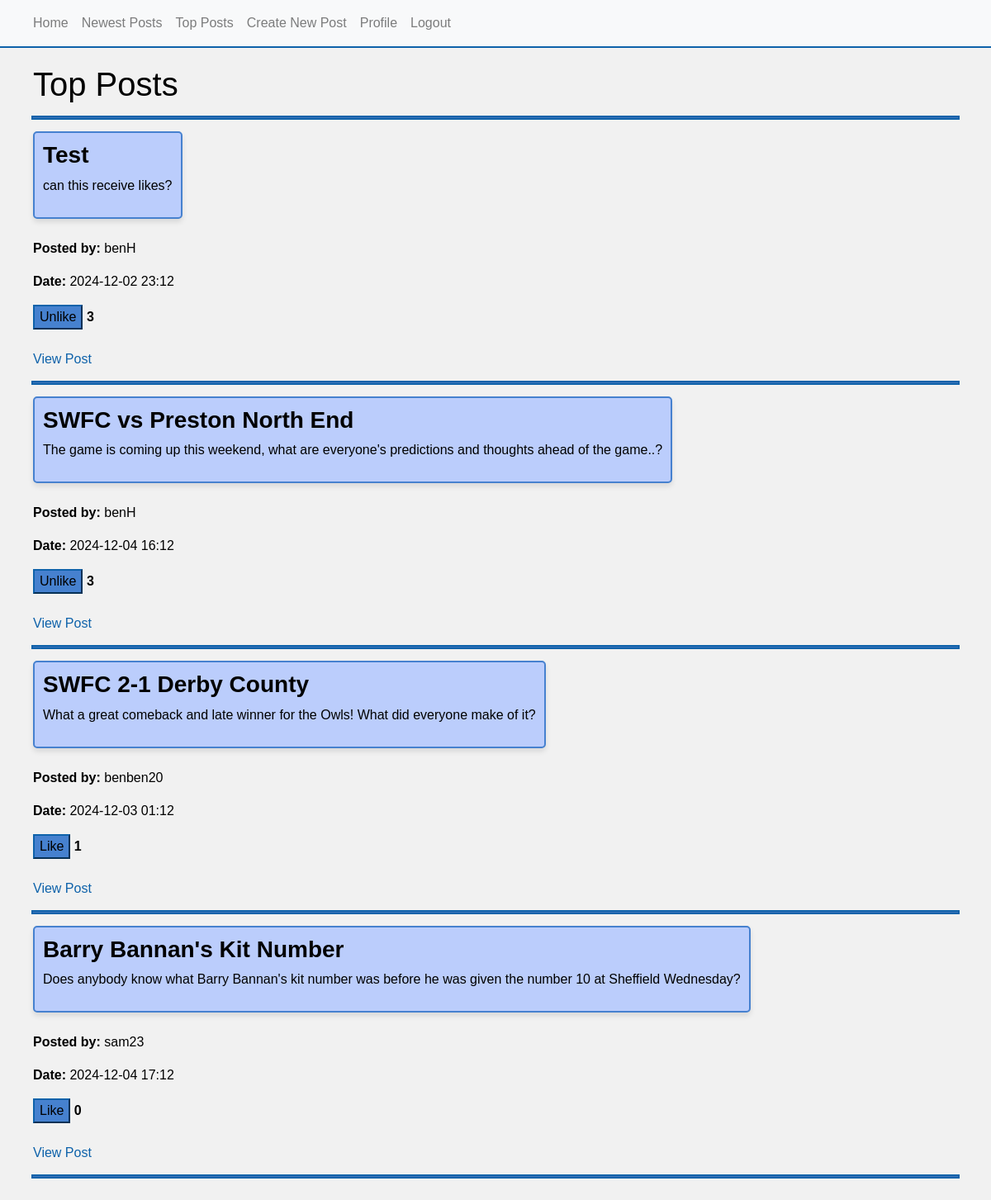
The app's page /top_posts (signed in) with its own data.
### app/models.py (models this page shows, shortened)
class Post(db.Model):
    id = db.Column(db.Integer, primary_key=True) # Primary key
    title = db.Column(db.String(100), nullable=False) # Title of post
    content = db.Column(db.Text, nullable=False) # Content of post
    post_date = db.Column(db.DateTime, default=datetime.utcnow) # Date and time of post
    user_id = db.Column(db.Integer, db.ForeignKey('user.id'), nullable=False) # Foreign key linking to user of the post
    replies = db.relationship('Reply', backref='post', lazy=True) # One-to-many relationship
    likes_count = db.Column(db.Integer, default=0) # Tracks number of likes on a post
    user_likes = db.relationship('User', secondary=likes, back_populates='liked_posts') # Many-to-many relationship

class User(db.Model, UserMixin):
    id = db.Column(db.Integer, primary_key=True) # Primary key
    username = db.Column(db.String(30), unique=True, nullable=False) # Unique username
    email = db.Column(db.String(100), unique=True, nullable=False) # Unique email
    hashed_password = db.Column(db.String(100), nullable=False) # Hash for secure password
    posts = db.relationship('Post', backref='author', lazy=True) # One-to-many relationship
    replies = db.relationship('Reply', backref='author', lazy=True) # One-to-many relationship
    liked_posts = db.relationship('Post', secondary=likes, back_populates='user_likes') # Many-to-many relationship

### app/views.py (the view)
@app.route('/top_posts', methods=['GET'])
def top_posts():
   posts = Post.query.order_by(Post.likes_count.desc()).all()
   liked_posts = [post.id for post in posts if current_user in post.user_likes]
   return render_template('view_posts.html', posts=posts, liked_posts=liked_posts, filter="top")

### app/__init__.py (called while the page is built)
@login_manager.user_loader
def load_user(user_id):
    return User.query.get(int(user_id))

### app/templates/view_posts.html (shortened to what this page needs)
{% extends "base.html" %}
{% block content %}
<h1>
   {% if filter == "new" %}
      Newest Posts
   {% else %}
      Top Posts
   {% endif %}
</h1>
<hr>
<div >
    {% for post in posts %}
    <div>
        <div class="post-group">
           <h3><b>{{ post.title }}</b></h3>
           <p>{{ post.content }}</p>
        </div class="post-group">
        <br>
        <br>
        <p><b>Posted by:</b> {{ post.author.username }}</p>
        <p><b>Date:</b> {{ post.post_date.strftime('%Y-%m-%d %H:%m') }}</p>
        <button class="like-btn {% if post.id in liked_posts %}liked{% endif %}" data-post-id="{{ post.id }}" aria-label="Like this post">
           {% if post.id in liked_posts %}Unlike{% else %}Like{% endif %}
        </button>
        <b><span id="like-count-{{ post.id }}">{{ post.likes_count or 0}}</span></b>
        <br>
        <br>
        <a href="{{ url_for('view_post', post_id=post.id) }}">View Post</a>
    </div>
    <hr>
    {% endfor %}
</div>
{% endblock %}

### app/static/style.css (style rules this page uses)
body { font-family: 'Arial', sans-serif; color: #000000; background-color: #f1f1f1; }
button, .like-btn { background-color: #4681cf; border-color: #0e62aa; }
a { color: #0e62aa; text-decoration: none; }
hr { background-color: #4681cf; outline: 2px solid #0e62aa; }
.post-group { background-color: #bbcdfc; display: inline-block; padding: 10px; border-radius: 5px; border: 2px solid #4681cf; box-shadow: 0 4px 6px rgba(0, 0, 0, 0.1); }

### records on screen
Post: title "Test", content "can this receive likes?", author.username "benH", post_date "2024-12-02 23:12", shows "Unlike", likes_count "3"
Post: title "SWFC vs Preston North End", content "The game is coming up this weekend, what are everyone's predictions and thoughts ahead of the game..?", author.username "benH", post_date "2024-12-04 16:12", shows "Unlike", likes_count "3"
Post: title "SWFC 2-1 Derby County", content "What a great comeback and late winner for the Owls! What did everyone make of it?", author.username "benben20", post_date "2024-12-03 01:12", shows "Like", likes_count "1"
Post: title "Barry Bannan's Kit Number", content "Does anybody know what Barry Bannan's kit number was before he was given the number 10 at Sheffield Wednesday?", author.username "sam23", post_date "2024-12-04 17:12", shows "Like", likes_count "0"
